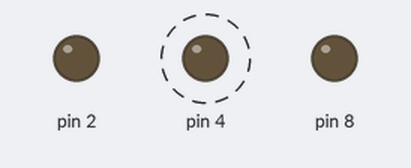
This sketch was run on a simulated Arduino Uno, built with avr-gcc and run on an emulated ATmega328P. Parts: output pins drawn as LEDs (lit = HIGH). Dashed ring = blinking.

Above: at 0.12 s.
Timing chart, 0 to 3.0 s (numbered marks = the images above):
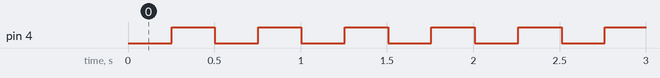

The sketch:

1.ino
```cpp
boolean flag = 1;
unsigned long last = 0;
void setup() {
  pinMode(8, OUTPUT);
  pinMode(4, OUTPUT);
  pinMode(2, OUTPUT);
  pinMode(A5, INPUT);
  Serial.begin(9600);
}

void loop() {
  if (millis()- last > 250) {
    digitalWrite(4, flag);
   last = millis();
   flag = !flag;
  }
}
```

Measured:
- by itself, pin 4: alternates HIGH for 0.25 s and LOW for 0.25 s
